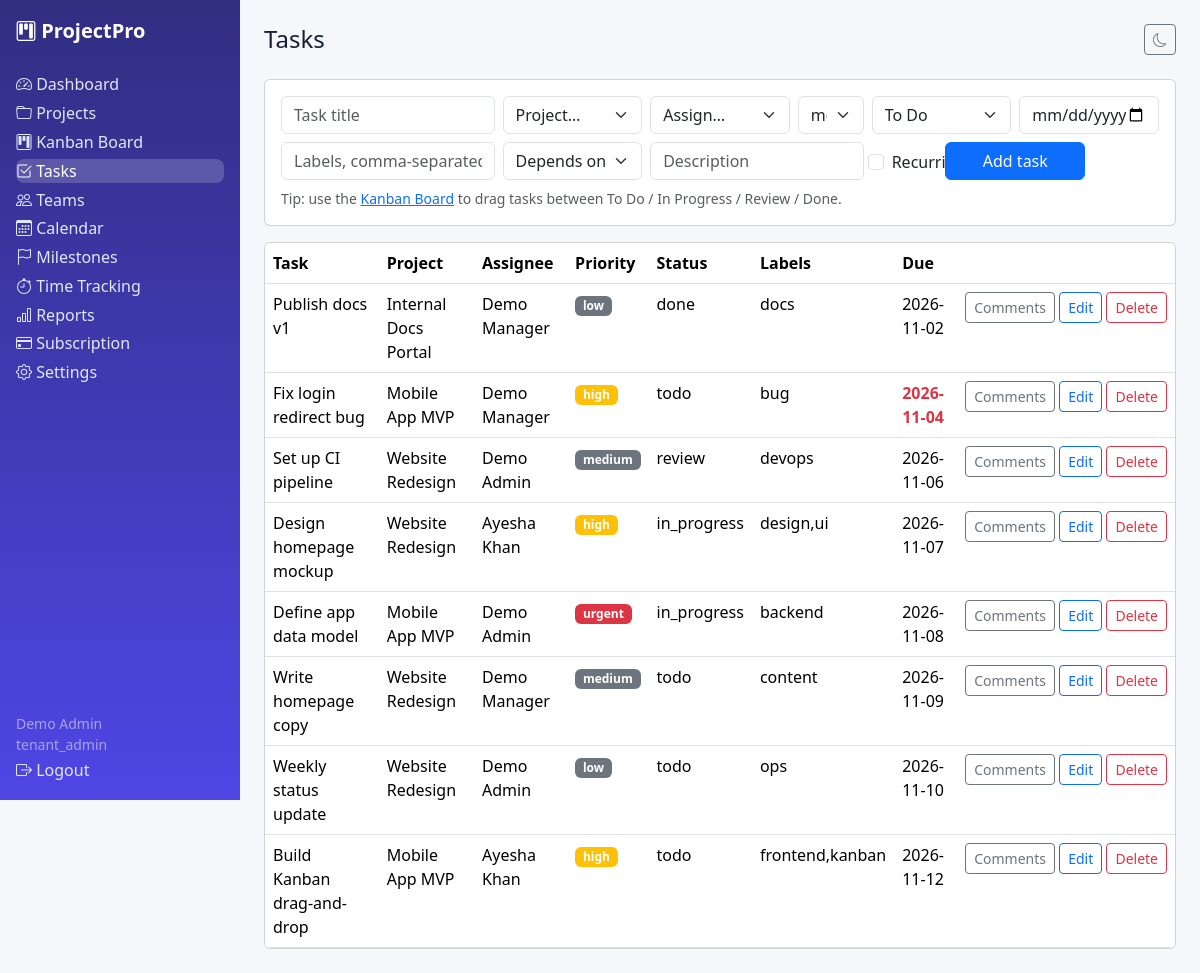
Page /tasks.php (signed in) on the committed database.
### tables this page shows
CREATE TABLE tasks (id INT UNSIGNED AUTO_INCREMENT PRIMARY KEY, tenant_id INT UNSIGNED NOT NULL, project_id INT UNSIGNED NULL, title VARCHAR(180) NOT NULL, description TEXT NULL, assigned_to INT UNSIGNED NULL, created_by INT UNSIGNED NULL, priority ENUM('low','medium','high','urgent') NOT NULL DEFAULT 'medium', status ENUM('todo','in_progress','review','done') NOT NULL DEFAULT 'todo', due_date DATE NULL, labels VARCHAR(255) NULL, depends_on INT UNSIGNED NULL, is_recurring TINYINT(1) NOT NULL DEFAULT 0, created_at DATETIME NOT NULL DEFAULT CURRENT_TIMESTAMP, INDEX idx_task_tenant(tenant_id), INDEX idx_task_project(project_id), INDEX idx_task_status(status), CONSTRAINT fk_task_tenant FOREIGN KEY(tenant_id) REFERENCES tenants(id) ON DELETE CASCADE, CONSTRAINT fk_task_project FOREIGN KEY(project_id) REFERENCES projects(id) ON DELETE CASCADE, CONSTRAINT fk_task_user FOREIGN KEY(assigned_to) REFERENCES users(id) ON DELETE SET NULL, CONSTRAINT fk_task_depends FOREIGN KEY(depends_on) REFERENCES tasks(id) ON DELETE SET NULL);

CREATE TABLE projects (id INT UNSIGNED AUTO_INCREMENT PRIMARY KEY, tenant_id INT UNSIGNED NOT NULL, name VARCHAR(180) NOT NULL, description TEXT NULL, start_date DATE NULL, end_date DATE NULL, budget DECIMAL(12,2) NOT NULL DEFAULT 0, category VARCHAR(60) NOT NULL DEFAULT 'general', priority ENUM('low','medium','high','urgent') NOT NULL DEFAULT 'medium', status ENUM('planning','active','on_hold','completed','archived') NOT NULL DEFAULT 'active', progress INT NOT NULL DEFAULT 0, created_by INT UNSIGNED NULL, created_at DATETIME NOT NULL DEFAULT CURRENT_TIMESTAMP, INDEX idx_proj_tenant(tenant_id), INDEX idx_proj_status(status), CONSTRAINT fk_proj_tenant FOREIGN KEY(tenant_id) REFERENCES tenants(id) ON DELETE CASCADE, CONSTRAINT fk_proj_user FOREIGN KEY(created_by) REFERENCES users(id) ON DELETE SET NULL);

CREATE TABLE users (id INT UNSIGNED AUTO_INCREMENT PRIMARY KEY, tenant_id INT UNSIGNED NULL, name VARCHAR(120) NOT NULL, email VARCHAR(190) NOT NULL UNIQUE, password_hash VARCHAR(255) NOT NULL, role ENUM('super_admin','tenant_admin','manager','employee') NOT NULL DEFAULT 'employee', status ENUM('active','suspended') NOT NULL DEFAULT 'active', two_factor_secret VARCHAR(120) NULL, remember_token VARCHAR(64) NULL, email_verified_at DATETIME NULL, last_login_at DATETIME NULL, created_at DATETIME NOT NULL DEFAULT CURRENT_TIMESTAMP, INDEX idx_users_tenant(tenant_id), CONSTRAINT fk_users_tenant FOREIGN KEY(tenant_id) REFERENCES tenants(id) ON DELETE CASCADE);

### includes/functions.php (called while the page is built, shortened)
<?php
function e(?string $v): string { return htmlspecialchars($v ?? '', ENT_QUOTES, 'UTF-8'); }

### tasks.php (the view, shortened to what this page needs)
<?php require_once __DIR__ . '/includes/auth.php'; $user=require_role(['tenant_admin','manager','employee']); $pdo=db(); check_tenant_active($pdo); $tid=require_tenant(); $base=''; $active='tasks'; $pageTitle='Tasks';
$sql='SELECT t.*,u.name assignee,p.name project_name FROM tasks t LEFT JOIN users u ON u.id=t.assigned_to LEFT JOIN projects p ON p.id=t.project_id WHERE t.tenant_id=?'; $args=[$tid]; if($projFilter){$sql.=' AND t.project_id=?';$args[]=$projFilter;} $sql.=' ORDER BY t.due_date IS NULL,t.due_date,t.id DESC';
$s=$pdo->prepare($sql); $s->execute($args); $rows=$s->fetchAll();
$edit=null; if(!empty($_GET['edit'])){$s=$pdo->prepare('SELECT * FROM tasks WHERE id=? AND tenant_id=?');$s->execute([(int)$_GET['edit'],$tid]);$edit=$s->fetch();}
include __DIR__ . '/includes/header.php'; ?>
<div class="card p-3 mb-3"><form class="row g-2" method="post"><?= csrf_field() ?><input type="hidden" name="id" value="<?= e($edit['id']??'') ?>">
<div class="col-md-3"><input class="form-control" name="title" placeholder="Task title" required value="<?= e($edit['title']??'') ?>"></div>
<div class="col-md-2"><select class="form-select" name="project_id"><option value="">Project…</option></select></div>
<div class="col-md-2"><select class="form-select" name="assigned_to"><option value="">Assign…</option></select></div>
<div class="col-md-1"><select class="form-select" name="priority"><?php foreach(['low','medium','high','urgent'] as $c): ?><option <?= ($edit['priority']??'medium')===$c?'selected':'' ?>><?= $c ?></option><?php endforeach; ?></select></div>
<div class="col-md-2"><select class="form-select" name="status"><?php foreach(['todo'=>'To Do','in_progress'=>'In Progress','review'=>'Review','done'=>'Done'] as $k=>$v): ?><option value="<?= $k ?>" <?= ($edit['status']??'todo')===$k?'selected':'' ?>><?= $v ?></option><?php endforeach; ?></select></div>
<div class="col-md-2"><input class="form-control" type="date" name="due_date" value="<?= e($edit['due_date']??'') ?>"></div>
<div class="col-md-3"><input class="form-control" name="labels" placeholder="Labels, comma-separated" value="<?= e($edit['labels']??'') ?>"></div>
<div class="col-md-2"><select class="form-select" name="depends_on"><option value="">Depends on…</option></select></div>
<div class="col-md-3"><input class="form-control" name="description" placeholder="Description" value="<?= e($edit['description']??'') ?>"></div>
<div class="col-md-1 form-check pt-2"><input class="form-check-input" type="checkbox" name="is_recurring" id="rec" <?= !empty($edit['is_recurring'])?'checked':'' ?>><label for="rec">Recurring</label></div>
<div class="col-md-2"><button class="btn btn-primary w-100"><?= $edit?'Update':'Add' ?> task</button></div></form>
<p class="small text-muted mt-2 mb-0">Tip: use the <a href="board.php">Kanban Board</a> to drag tasks between To Do / In Progress / Review / Done.</p></div>
<div class="card p-0 overflow-auto"><table class="table table-hover mb-0"><thead><tr><th>Task</th><th>Project</th><th>Assignee</th><th>Priority</th><th>Status</th><th>Labels</th><th>Due</th><th></th></tr></thead><tbody>
<?php foreach($rows as $r): $over=$r['status']!=='done'&&$r['due_date']&&$r['due_date']<date('Y-m-d'); ?><tr class="<?= $r['status']==='done'?'text-muted':'' ?>"><td><?= e($r['title']) ?><?php if($r['depends_on']): ?> <span class="badge bg-light text-dark">after #<?= (int)$r['depends_on'] ?></span><?php endif; ?></td><td><?= e($r['project_name']??'—') ?></td><td><?= e($r['assignee']??'—') ?></td><td><span class="badge bg-<?= $r['priority']==='urgent'?'danger':($r['priority']==='high'?'warning':'secondary') ?>"><?= e($r['priority']) ?></span></td><td><?= e($r['status']) ?></td><td><?= e($r['labels']??'') ?></td><td class="<?= $over?'text-danger fw-bold':'' ?>"><?= e($r['due_date']??'') ?></td>
<td class="text-end text-nowrap"><a class="btn btn-sm btn-outline-secondary" href="?comments=<?= $r['id'] ?>">Comments</a> <a class="btn btn-sm btn-outline-primary" href="?edit=<?= $r['id'] ?>">Edit</a> <form method="post" class="d-inline"><?= csrf_field() ?><input type="hidden" name="action" value="delete"><input type="hidden" name="id" value="<?= $r['id'] ?>"><button class="btn btn-sm btn-outline-danger" data-confirm="Delete task?">Delete</button></form></td></tr><?php endforeach; ?></tbody></table></div>
<?php include __DIR__ . '/includes/footer.php'; ?>

### assets/css/style.css (style rules this page uses)
:root { --brand:#4f46e5;--bg:#f6f7fb;--card:#fff;--text:#172033 }
body { background:var(--bg);color:var(--text);font-family:system-ui,-apple-system,"Segoe UI",Roboto,sans-serif }

### rows in the picture
tasks: title "Publish docs v1", project.name "Internal Docs Portal", assigned_to.name "Demo Manager", priority "low", status "done", labels "docs", due_date "2026-11-02"
tasks: title "Fix login redirect bug", project.name "Mobile App MVP", assigned_to.name "Demo Manager", priority "high", status "todo", labels "bug", due_date "2026-11-04"
tasks: title "Set up CI pipeline", project.name "Website Redesign", assigned_to.name "Demo Admin", priority "medium", status "review", labels "devops", due_date "2026-11-06"
tasks: title "Design homepage mockup", project.name "Website Redesign", assigned_to.name "Ayesha Khan", priority "high", status "in_progress", labels "design,ui", due_date "2026-11-07"
tasks: title "Define app data model", project.name "Mobile App MVP", assigned_to.name "Demo Admin", priority "urgent", status "in_progress", labels "backend", due_date "2026-11-08"
tasks: title "Write homepage copy", project.name "Website Redesign", assigned_to.name "Demo Manager", priority "medium", status "todo", labels "content", due_date "2026-11-09"
tasks: title "Weekly status update", project.name "Website Redesign", assigned_to.name "Demo Admin", priority "low", status "todo", labels "ops", due_date "2026-11-10"
tasks: title "Build Kanban drag-and-drop", project.name "Mobile App MVP", assigned_to.name "Ayesha Khan", priority "high", status "todo", labels "frontend,kanban", due_date "2026-11-12"

### other values in the picture
$l "Dashboard"
$l "Projects"
$l "Kanban Board"
$l "Tasks"
$l "Teams"
$l "Calendar"
$l "Milestones"
$l "Time Tracking"
$l "Reports"
$l "Subscription"
$l "Settings"
current_user()['name'] "Demo Admin"
current_user()['role'] "tenant_admin"
$pageTitle "Tasks"
form field priority "medium"
